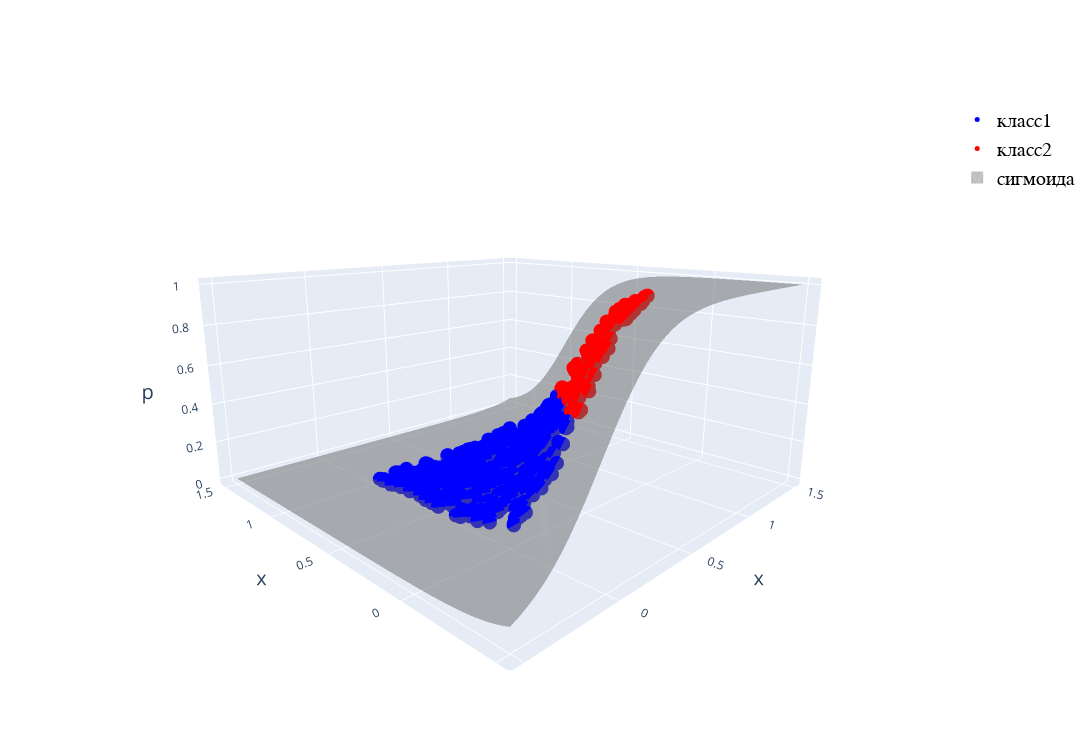

Notebook code cell kept with this figure:
### Markdown cell above
## Нанесем двумерную сигмоиду

### Code cell
from plotly.subplots import make_subplots

x1 = np.linspace(-0.5, 1.5, 50)
x2 = np.linspace(-0.5, 1.5, 50)

x1, x2 = np.meshgrid(x1,x2)
pp = sim_fun(x1*model.coef_[0,0] + x2*model.coef_[0,1] + model.intercept_[0])

i_ind, j_ind, k_ind = visualisations.get_meshtraces(x1)

fig = make_subplots(
    rows=1, cols=1,
    specs=[[{"type": "mesh3d"}]]
)

fig.append_trace(
    go.Scatter3d(
        x = X1[np.invert(Y)].flatten(),
        y = X2[np.invert(Y)].flatten(),
        z = model.predict_proba(X[np.invert(Y), :])[:,1].flatten(),
        marker = {'size':5, 'color':'#0000ff'},
        name = 'класс1',
        mode = 'markers',
    ),
    row = 1,col = 1
)


fig.append_trace(
    go.Scatter3d(
        x = X1[Y].flatten(),
        y = X2[Y].flatten(),
        z = model.predict_proba(X[Y, :])[:,1].flatten(),
        marker = {'size':5, 'color':'red'},
        name = 'класс2',
        mode = 'markers'
    ),
    row = 1,col = 1
)

fig.append_trace(
    go.Mesh3d(    
        x=x1.ravel(),
        y=x2.ravel(),
        z=pp.ravel(),
        opacity=0.5, color='gray',
        colorbar_thickness=25, 
        flatshading=True,
        showlegend = True,
        name = 'сигмоида',
        i = i_ind, j = j_ind, k = k_ind
    ),
    row = 1,col = 1
)


fig.update_layout(
    height=750, width=1500
)

fig.layout.scene1.camera.eye=dict(x=-1.4, y=-1.4, z=0.5) 

fig.layout.scene1.xaxis=dict(title_text = "x", titlefont = {'size':20}) 
fig.layout.scene1.yaxis=dict(title_text = "x", titlefont = {'size':20}) 
fig.layout.scene1.zaxis=dict(title_text = "p", titlefont = {'size':20}) 
fig.update_layout(    
    legend=dict(
        font=dict(
            family="Courier",
            size=20,
            color="black",
        )
    )
)

fig.show()
fig.write_image('pictures/scatter3d_with_sigmoid.png')

### Figure 1 — Plotly figure (JSON) as saved in the notebook; plotly's stock layout.template omitted (floating-point values rounded to 4 significant figures; data arrays with more than 128 entries replaced by an {"elided": "..."} marker saying what was removed)
{"data": [{"marker": {"color": "#0000ff", "size": 5}, "mode": "markers", "name": "класс1", "scene": "scene", "type": "scatter3d", "x": {"elided": "497 float values"}, "y": {"elided": "497 float values"}, "z": {"elided": "497 float values"}}, {"marker": {"color": "red", "size": 5}, "mode": "markers", "name": "класс2", "scene": "scene", "type": "scatter3d", "x": [0.7587, 0.6011, 0.9013, 0.8581, 0.8855, 0.985, 0.5791, 0.695, 0.6714, 0.8292, 0.9225, 0.6738, 0.8038, 0.8248, 0.8046, 0.9752, 0.7927, 0.4915, 0.726, 0.7501, 0.7515, 0.937, 0.8565, 0.7335, 0.9697, 0.9068, 0.8264, 0.7785, 0.9515, 0.7209, 0.8533, 0.8406, 0.7246, 0.8355, 0.8455, 0.9672, 0.9423, 0.9499, 0.9595, 0.9144, 0.9686, 0.638, 0.8059, 0.6755, 0.937, 0.5737, 0.7406, 0.953, 0.7245, 0.8525, 0.9256, 0.8445, 0.9654, 0.8879, 0.891, 0.812, 0.7332, 0.8779, 0.5605, 0.7326, 0.9449, 0.9557, 0.897, 0.8434, 0.8937, 0.9851, 0.9415, 0.8528, 0.567, 0.7454, 0.8026, 0.5128, 0.7106, 0.7847, 0.6022, 0.7609, 0.7032, 0.7204, 0.7452, 0.9527, 0.7879, 0.7431, 0.8066, 0.646, 0.8649, 0.9503, 0.474, 0.9024, 0.9355, 0.888, 0.8299, 0.9916, 0.4639, 0.9651, 0.5871, 0.9118, 0.8785, 0.7881, 0.6988, 0.7411, 0.6946, 0.9872, 0.9787], "y": [0.274, 0.09876, 0.01278, 0.1957, 0.3714, 0.03976, 0.03354, 0.1787, 0.1762, 0.1122, 0.4331, 0.1061, 0.3663, 0.1432, 0.225, 0.04977, 0.2155, 0.04867, 0.1944, 0.1999, 0.2767, 0.3687, 0.2873, 0.2682, 0.2688, 0.01249, 0.4217, 0.01306, 0.4404, 0.05617, 0.2899, 0.04525, 0.3065, 0.2221, 0.2289, 0.5624, 0.5397, 0.1293, 0.1585, 0.4969, 0.5596, 0.03585, 0.2284, 0.2348, 0.1667, 0.1625, 0.1186, 0.1212, 0.09015, 0.3548, 0.09187, 0.3411, 0.1704, 0.2067, 0.09923, 0.2373, 0.251, 0.002835, 0.05167, 0.3069, 0.1981, 0.1332, 0.1846, 0.2608, 0.1792, 0.2038, 0.2839, 0.07732, 0.1377, 0.2323, 0.0489, 0.01056, 0.2714, 0.3306, 0.1242, 0.3256, 0.2686, 0.1231, 0.3263, 0.3437, 0.2992, 0.1931, 0.009304, 0.01056, 0.1098, 0.1628, 0.03614, 0.4901, 0.07995, 0.191, 0.00571, 0.1743, 0.01493, 0.09557, 0.127, 0.08927, 0.09546, 0.01784, 0.1061, 0.1585, 0.1939, 0.2263, 0.4887], "z": [0.5174, 0.5524, 0.9249, 0.7571, 0.5554, 0.9449, 0.6177, 0.5687, 0.538, 0.814, 0.5161, 0.6446, 0.443, 0.7792, 0.6548, 0.9383, 0.6522, 0.4673, 0.5898, 0.6159, 0.5027, 0.6327, 0.638, 0.489, 0.7939, 0.9273, 0.393, 0.8561, 0.5475, 0.7648, 0.6298, 0.8758, 0.4181, 0.6988, 0.7024, 0.3863, 0.3843, 0.8895, 0.8769, 0.4076, 0.3922, 0.6929, 0.652, 0.4546, 0.8557, 0.4153, 0.7138, 0.8959, 0.7296, 0.5323, 0.8976, 0.5415, 0.8728, 0.7765, 0.8723, 0.6477, 0.515, 0.9194, 0.5643, 0.4288, 0.8368, 0.8905, 0.8076, 0.6571, 0.8096, 0.8626, 0.7484, 0.8617, 0.4429, 0.5612, 0.8465, 0.5568, 0.4503, 0.4692, 0.5154, 0.442, 0.4439, 0.6828, 0.4182, 0.6878, 0.522, 0.616, 0.8779, 0.7341, 0.8459, 0.8679, 0.4607, 0.4004, 0.9091, 0.7928, 0.894, 0.8866, 0.4782, 0.9154, 0.4887, 0.8914, 0.8665, 0.8595, 0.6778, 0.6621, 0.5451, 0.8472, 0.5139]}, {"color": "gray", "colorbar": {"thickness": 25}, "flatshading": true, "i": {"elided": "4802 int values"}, "j": {"elided": "4802 int values"}, "k": {"elided": "4802 int values"}, "name": "сигмоида", "opacity": 0.5, "scene": "scene", "showlegend": true, "type": "mesh3d", "x": {"elided": "2500 float values"}, "y": {"elided": "2500 float values"}, "z": {"elided": "2500 float values"}}], "layout": {"height": 750, "legend": {"font": {"color": "black", "family": "Courier", "size": 20}}, "scene": {"camera": {"eye": {"x": -1.4, "y": -1.4, "z": 0.5}}, "domain": {"x": [0, 1], "y": [0, 1]}, "xaxis": {"title": {"font": {"size": 20}, "text": "x"}}, "yaxis": {"title": {"font": {"size": 20}, "text": "x"}}, "zaxis": {"title": {"font": {"size": 20}, "text": "p"}}}, "width": 1500}}
